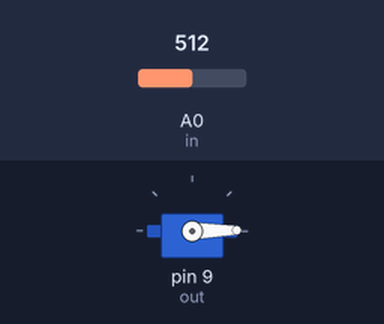
A sketch run on a simulated Arduino Uno, built with avr-gcc and run on an emulated ATmega328P. On the bench: servo. Inputs (shaded band) come from the test bench; at power-on: A0 (in) = 512. What the sketch prints to the serial monitor is not drawn.

Above: at 0.05 s.
At 2.65 s:
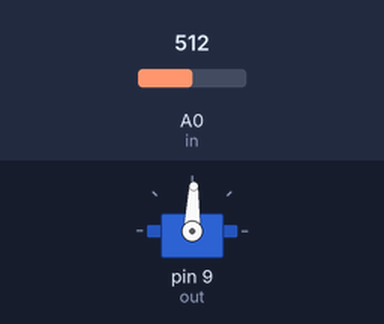
At 5.25 s:
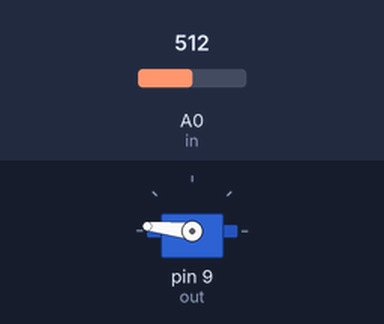
At 10.45 s:
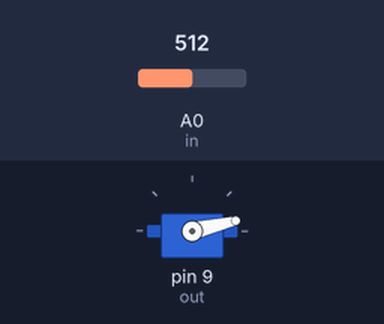
Timing chart, 0 to 14.7 s (numbered marks = the images above):
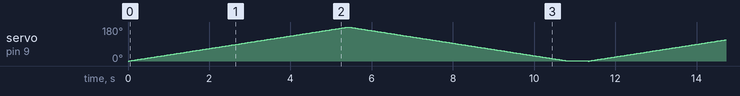

The sketch:

moisture.ino
```cpp
#include<Servo.h>
Servo S;

int in=A0;
int out=9;
void setup() {
  pinMode(in,INPUT);
  pinMode(out,OUTPUT);
  Serial.begin(9600);
  S.attach(9);


}

void loop() {
  // put your main code here, to run repeatedly:
int x=analogRead(in);
Serial.println(x);
int thre=500;
if(x>thre)
{
  for(int i=0;i<180;i++)
  {
    S.write(i);
    delay(30);
  }
  for(int i=180;i>0;i--)
  {
    S.write(i);
    delay(30);
  }
}
delay(500);

}
```
